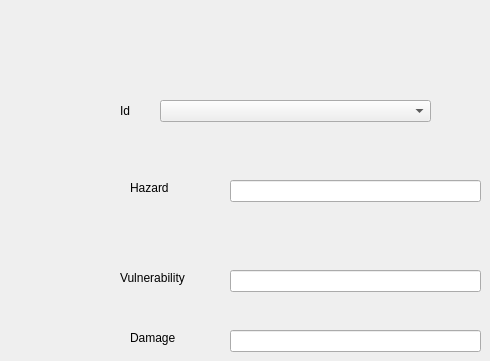
        <widget class="QWidget" name="tab_5">
         <attribute name="title">
          <string>Overview</string>
         </attribute>
         <widget class="QLabel" name="label_23">
          <property name="geometry">
           <rect>
            <x>120</x>
            <y>100</y>
            <width>31</width>
            <height>21</height>
           </rect>
          </property>
          <property name="text">
           <string>Id</string>
          </property>
         </widget>
         <widget class="QComboBox" name="comboBox_3">
          <property name="geometry">
           <rect>
            <x>160</x>
            <y>100</y>
            <width>271</width>
            <height>22</height>
           </rect>
          </property>
         </widget>
         <widget class="QLabel" name="label_24">
          <property name="geometry">
           <rect>
            <x>130</x>
            <y>180</y>
            <width>53</width>
            <height>16</height>
           </rect>
          </property>
          <property name="text">
           <string>Hazard</string>
          </property>
         </widget>
         <widget class="QLabel" name="label_25">
          <property name="geometry">
           <rect>
            <x>120</x>
            <y>270</y>
            <width>91</width>
            <height>16</height>
           </rect>
          </property>
          <property name="text">
           <string>Vulnerability</string>
          </property>
         </widget>
         <widget class="QLabel" name="label_26">
          <property name="geometry">
           <rect>
            <x>130</x>
            <y>330</y>
            <width>91</width>
            <height>16</height>
           </rect>
          </property>
          <property name="text">
           <string>Damage</string>
          </property>
         </widget>
         <widget class="QLineEdit" name="overviewHazardValuelineEdit">
          <property name="geometry">
           <rect>
            <x>230</x>
            <y>180</y>
            <width>251</width>
            <height>22</height>
           </rect>
          </property>
         </widget>
         <widget class="QLineEdit" name="oververviewVulnerabilitylineEdit">
          <property name="geometry">
           <rect>
            <x>230</x>
            <y>270</y>
            <width>251</width>
            <height>22</height>
           </rect>
          </property>
         </widget>
         <widget class="QLineEdit" name="loverviewDamage">
          <property name="geometry">
           <rect>
            <x>230</x>
            <y>330</y>
            <width>251</width>
            <height>22</height>
           </rect>
          </property>
         </widget>
        </widget>
